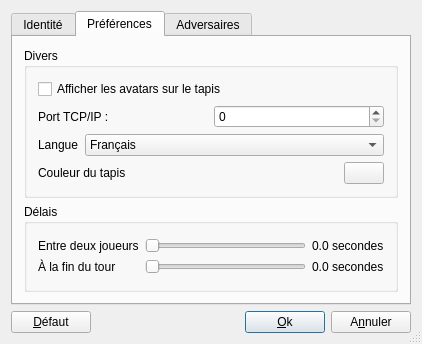
<?xml version="1.0" encoding="UTF-8"?>
<ui version="4.0">
 <class>OptionsUI</class>
 <widget class="QDialog" name="OptionsUI">
  <property name="geometry">
   <rect>
    <x>0</x>
    <y>0</y>
    <width>411</width>
    <height>344</height>
   </rect>
  </property>
  <property name="sizePolicy">
   <sizepolicy hsizetype="Expanding" vsizetype="Expanding">
    <horstretch>0</horstretch>
    <verstretch>0</verstretch>
   </sizepolicy>
  </property>
  <property name="windowTitle">
   <string>Options</string>
  </property>
  <property name="sizeGripEnabled">
   <bool>true</bool>
  </property>
  <layout class="QGridLayout" name="gridLayout_4">
   <item row="0" column="0">
    <widget class="QTabWidget" name="tabWidget_2">
     <property name="currentIndex">
      <number>1</number>
     </property>
     <widget class="QWidget" name="tab_2">
      <attribute name="title">
       <string>Identité</string>
      </attribute>
      <layout class="QGridLayout" name="gridLayout_5">
       <item row="0" column="0">
        <widget class="QGroupBox" name="groupBox_6">
         <property name="title">
          <string>Identité</string>
         </property>
         <layout class="QGridLayout" name="gridLayout_6">
          <item row="0" column="0">
           <layout class="QHBoxLayout" name="horizontalLayout_4">
            <item>
             <layout class="QHBoxLayout" name="_6">
              <property name="spacing">
               <number>6</number>
              </property>
              <property name="margin">
               <number>0</number>
              </property>
              <item>
               <layout class="QVBoxLayout" name="_7">
                <property name="spacing">
                 <number>6</number>
                </property>
                <property name="margin">
                 <number>0</number>
                </property>
                <item>
                 <widget class="QLabel" name="pixSud">
                  <property name="minimumSize">
                   <size>
                    <width>40</width>
                    <height>40</height>
                   </size>
                  </property>
                  <property name="maximumSize">
                   <size>
                    <width>40</width>
                    <height>40</height>
                   </size>
                  </property>
                  <property name="frameShape">
                   <enum>QFrame::Box</enum>
                  </property>
                  <property name="frameShadow">
                   <enum>QFrame::Plain</enum>
                  </property>
                  <property name="text">
                   <string/>
                  </property>
                  <property name="scaledContents">
                   <bool>true</bool>
                  </property>
                  <property name="alignment">
                   <set>Qt::AlignLeading|Qt::AlignLeft|Qt::AlignVCenter</set>
                  </property>
                 </widget>
                </item>
                <item>
                 <widget class="QPushButton" name="btnPixSud">
                  <property name="minimumSize">
                   <size>
                    <width>40</width>
                    <height>0</height>
                   </size>
                  </property>
                  <property name="text">
                   <string/>
                  </property>
                  <property name="icon">
                   <iconset resource="../data/data.qrc">
                    <normaloff>:/images/fileopen.png</normaloff>:/images/fileopen.png</iconset>
                  </property>
                  <property name="autoDefault">
                   <bool>false</bool>
                  </property>
                 </widget>
                </item>
               </layout>
              </item>
              <item>
               <spacer>
                <property name="orientation">
                 <enum>Qt::Horizontal</enum>
                </property>
                <property name="sizeHint" stdset="0">
                 <size>
                  <width>40</width>
                  <height>20</height>
                 </size>
                </property>
               </spacer>
              </item>
              <item>
               <widget class="QGroupBox" name="groupBox_7">
                <property name="title">
                 <string>Sexe</string>
                </property>
                <layout class="QGridLayout" name="_8">
                 <property name="margin">
                  <number>9</number>
                 </property>
                 <property name="spacing">
                  <number>6</number>
                 </property>
                 <item row="0" column="0">
                  <layout class="QVBoxLayout" name="_9">
                   <property name="spacing">
                    <number>6</number>
                   </property>
                   <property name="margin">
                    <number>0</number>
                   </property>
                   <item>
                    <widget class="QRadioButton" name="sexeM">
                     <property name="text">
                      <string>Masculin</string>
                     </property>
                    </widget>
                   </item>
                   <item>
                    <widget class="QRadioButton" name="sexeF">
                     <property name="text">
                      <string>Féminin</string>
                     </property>
                    </widget>
                   </item>
                  </layout>
                 </item>
                </layout>
               </widget>
              </item>
             </layout>
            </item>
            <item>
             <spacer>
              <property name="orientation">
               <enum>Qt::Horizontal</enum>
              </property>
              <property name="sizeHint" stdset="0">
               <size>
                <width>40</width>
                <height>20</height>
               </size>
              </property>
             </spacer>
            </item>
           </layout>
          </item>
          <item row="1" column="0">
           <layout class="QHBoxLayout" name="_10">
            <property name="spacing">
             <number>6</number>
            </property>
            <property name="margin">
             <number>0</number>
            </property>
            <item>
             <widget class="QLabel" name="TextLabel2_3_2">
              <property name="text">
               <string>Pseudonyme :</string>
              </property>
              <property name="alignment">
               <set>Qt::AlignLeading|Qt::AlignLeft|Qt::AlignVCenter</set>
              </property>
             </widget>
            </item>
            <item>
             <widget class="QLineEdit" name="nomJoueurSud">
              <property name="enabled">
               <bool>true</bool>
              </property>
              <property name="maxLength">
               <number>10</number>
              </property>
             </widget>
            </item>
           </layout>
          </item>
          <item row="2" column="0">
           <layout class="QHBoxLayout" name="_11">
            <property name="spacing">
             <number>6</number>
            </property>
            <property name="margin">
             <number>0</number>
            </property>
            <item>
             <widget class="QLabel" name="TextLabel3_2_2">
              <property name="text">
               <string>Citation :</string>
              </property>
             </widget>
            </item>
            <item>
             <widget class="QLineEdit" name="citationSud">
              <property name="enabled">
               <bool>true</bool>
              </property>
              <property name="locale">
               <locale language="French" country="France"/>
              </property>
              <property name="maxLength">
               <number>100</number>
              </property>
             </widget>
            </item>
           </layout>
          </item>
          <item row="3" column="0">
           <spacer>
            <property name="orientation">
             <enum>Qt::Vertical</enum>
            </property>
            <property name="sizeHint" stdset="0">
             <size>
              <width>20</width>
              <height>40</height>
             </size>
            </property>
           </spacer>
          </item>
         </layout>
        </widget>
       </item>
      </layout>
     </widget>
     <widget class="QWidget" name="tab">
      <attribute name="title">
       <string>Préférences</string>
      </attribute>
      <layout class="QGridLayout" name="gridLayout_7">
       <item row="0" column="0">
        <widget class="QGroupBox" name="groupBox_10">
         <property name="title">
          <string>Divers</string>
         </property>
         <layout class="QGridLayout" name="gridLayout_2">
          <item row="0" column="0">
           <widget class="QCheckBox" name="afficheAvatars">
            <property name="text">
             <string>Afficher les avatars sur le tapis</string>
            </property>
           </widget>
          </item>
          <item row="1" column="0">
           <layout class="QHBoxLayout" name="_13">
            <property name="spacing">
             <number>6</number>
            </property>
            <property name="margin">
             <number>0</number>
            </property>
            <item>
             <widget class="QLabel" name="TextLabel1_3">
              <property name="text">
               <string>Port TCP/IP :</string>
              </property>
             </widget>
            </item>
            <item>
             <widget class="QSpinBox" name="portReseau">
              <property name="maximum">
               <number>999999</number>
              </property>
             </widget>
            </item>
           </layout>
          </item>
          <item row="2" column="0">
           <layout class="QHBoxLayout" name="_14">
            <property name="spacing">
             <number>6</number>
            </property>
            <property name="margin">
             <number>0</number>
            </property>
            <item>
             <widget class="QLabel" name="label_4">
              <property name="sizePolicy">
               <sizepolicy hsizetype="Minimum" vsizetype="Preferred">
                <horstretch>0</horstretch>
                <verstretch>0</verstretch>
               </sizepolicy>
              </property>
              <property name="text">
               <string>Langue</string>
              </property>
             </widget>
            </item>
            <item>
             <widget class="QComboBox" name="langList">
              <property name="sizePolicy">
               <sizepolicy hsizetype="MinimumExpanding" vsizetype="Fixed">
                <horstretch>0</horstretch>
                <verstretch>0</verstretch>
               </sizepolicy>
              </property>
              <property name="iconSize">
               <size>
                <width>15</width>
                <height>15</height>
               </size>
              </property>
              <item>
               <property name="text">
                <string>Français</string>
               </property>
              </item>
              <item>
               <property name="text">
                <string>English</string>
               </property>
              </item>
             </widget>
            </item>
           </layout>
          </item>
          <item row="3" column="0">
           <layout class="QHBoxLayout" name="horizontalLayout_3">
            <item>
             <widget class="QLabel" name="label">
              <property name="text">
               <string>Couleur du tapis</string>
              </property>
             </widget>
            </item>
            <item>
             <spacer name="horizontalSpacer">
              <property name="orientation">
               <enum>Qt::Horizontal</enum>
              </property>
              <property name="sizeHint" stdset="0">
               <size>
                <width>40</width>
                <height>20</height>
               </size>
              </property>
             </spacer>
            </item>
            <item>
             <widget class="QPushButton" name="tapisColor">
              <property name="text">
               <string/>
              </property>
             </widget>
            </item>
           </layout>
          </item>
         </layout>
        </widget>
       </item>
       <item row="1" column="0">
        <widget class="QGroupBox" name="groupBox_8">
         <property name="title">
          <string>Délais</string>
         </property>
         <layout class="QGridLayout" name="gridLayout">
          <item row="0" column="0">
           <layout class="QVBoxLayout" name="_4">
            <property name="spacing">
             <number>6</number>
            </property>
            <property name="margin">
             <number>0</number>
            </property>
            <item>
             <widget class="QLabel" name="TextLabel1">
              <property name="text">
               <string>Entre deux joueurs</string>
              </property>
             </widget>
            </item>
            <item>
             <widget class="QLabel" name="TextLabel2">
              <property name="text">
               <string>À la fin du tour</string>
              </property>
             </widget>
            </item>
           </layout>
          </item>
          <item row="0" column="1">
           <layout class="QVBoxLayout" name="_3">
            <property name="spacing">
             <number>6</number>
            </property>
            <property name="margin">
             <number>0</number>
            </property>
            <item>
             <widget class="QSlider" name="slider1">
              <property name="maximum">
               <number>5000</number>
              </property>
              <property name="singleStep">
               <number>100</number>
              </property>
              <property name="pageStep">
               <number>100</number>
              </property>
              <property name="orientation">
               <enum>Qt::Horizontal</enum>
              </property>
             </widget>
            </item>
            <item>
             <widget class="QSlider" name="slider2">
              <property name="maximum">
               <number>5000</number>
              </property>
              <property name="singleStep">
               <number>100</number>
              </property>
              <property name="pageStep">
               <number>100</number>
              </property>
              <property name="orientation">
               <enum>Qt::Horizontal</enum>
              </property>
             </widget>
            </item>
           </layout>
          </item>
          <item row="0" column="2">
           <layout class="QVBoxLayout" name="_2">
            <property name="spacing">
             <number>6</number>
            </property>
            <property name="margin">
             <number>0</number>
            </property>
            <item>
             <widget class="QLabel" name="temps1">
              <property name="text">
               <string>0.0 secondes</string>
              </property>
              <property name="scaledContents">
               <bool>false</bool>
              </property>
              <property name="alignment">
               <set>Qt::AlignLeading|Qt::AlignLeft|Qt::AlignVCenter</set>
              </property>
             </widget>
            </item>
            <item>
             <widget class="QLabel" name="temps2">
              <property name="text">
               <string>0.0 secondes</string>
              </property>
              <property name="scaledContents">
               <bool>false</bool>
              </property>
             </widget>
            </item>
           </layout>
          </item>
         </layout>
        </widget>
       </item>
      </layout>
     </widget>
     <widget class="QWidget" name="tab_5">
      <attribute name="title">
       <string>Adversaires</string>
      </attribute>
      <layout class="QGridLayout" name="gridLayout_3">
       <item row="0" column="0">
        <widget class="QGroupBox" name="groupBox_2">
         <property name="title">
          <string>Joueur Est</string>
         </property>
         <layout class="QGridLayout" name="_16">
          <property name="margin">
           <number>8</number>
          </property>
          <property name="spacing">
           <number>6</number>
          </property>
          <item row="0" column="2">
           <layout class="QVBoxLayout" name="_17">
            <property name="spacing">
             <number>6</number>
            </property>
            <property name="margin">
             <number>0</number>
            </property>
            <item>
             <widget class="QLabel" name="pixEst">
              <property name="minimumSize">
               <size>
                <width>40</width>
                <height>40</height>
               </size>
              </property>
              <property name="maximumSize">
               <size>
                <width>40</width>
                <height>40</height>
               </size>
              </property>
              <property name="frameShape">
               <enum>QFrame::Box</enum>
              </property>
              <property name="frameShadow">
               <enum>QFrame::Plain</enum>
              </property>
              <property name="scaledContents">
               <bool>true</bool>
              </property>
             </widget>
            </item>
            <item>
             <widget class="QPushButton" name="btnPixEst">
              <property name="maximumSize">
               <size>
                <width>40</width>
                <height>16777215</height>
               </size>
              </property>
              <property name="text">
               <string/>
              </property>
              <property name="icon">
               <iconset resource="../data/data.qrc">
                <normaloff>:/images/fileopen.png</normaloff>:/images/fileopen.png</iconset>
              </property>
             </widget>
            </item>
           </layout>
          </item>
          <item row="0" column="1">
           <layout class="QVBoxLayout" name="_18">
            <property name="spacing">
             <number>6</number>
            </property>
            <property name="margin">
             <number>0</number>
            </property>
            <item>
             <widget class="QLineEdit" name="nomJoueurEst">
              <property name="enabled">
               <bool>true</bool>
              </property>
              <property name="maxLength">
               <number>10</number>
              </property>
             </widget>
            </item>
            <item>
             <widget class="QComboBox" name="niveauEst"/>
            </item>
           </layout>
          </item>
          <item row="0" column="0">
           <layout class="QVBoxLayout" name="_19">
            <property name="spacing">
             <number>6</number>
            </property>
            <property name="margin">
             <number>0</number>
            </property>
            <item>
             <widget class="QLabel" name="label_2">
              <property name="text">
               <string>Nom</string>
              </property>
             </widget>
            </item>
            <item>
             <widget class="QLabel" name="label_3">
              <property name="text">
               <string>Niveau</string>
              </property>
             </widget>
            </item>
           </layout>
          </item>
         </layout>
        </widget>
       </item>
       <item row="0" column="1" rowspan="2">
        <widget class="QGroupBox" name="groupBox_3">
         <property name="title">
          <string>Joueur Nord</string>
         </property>
         <layout class="QGridLayout" name="_20">
          <property name="margin">
           <number>8</number>
          </property>
          <property name="spacing">
           <number>6</number>
          </property>
          <item row="0" column="0">
           <layout class="QVBoxLayout" name="_21">
            <property name="spacing">
             <number>6</number>
            </property>
            <property name="margin">
             <number>0</number>
            </property>
            <item>
             <widget class="QLabel" name="label_2_2">
              <property name="text">
               <string>Nom</string>
              </property>
             </widget>
            </item>
            <item>
             <widget class="QLabel" name="label_3_2">
              <property name="text">
               <string>Niveau</string>
              </property>
             </widget>
            </item>
           </layout>
          </item>
          <item row="0" column="2">
           <layout class="QVBoxLayout" name="_22">
            <property name="spacing">
             <number>6</number>
            </property>
            <property name="margin">
             <number>0</number>
            </property>
            <item>
             <widget class="QLabel" name="pixNord">
              <property name="minimumSize">
               <size>
                <width>40</width>
                <height>40</height>
               </size>
              </property>
              <property name="maximumSize">
               <size>
                <width>40</width>
                <height>40</height>
               </size>
              </property>
              <property name="frameShape">
               <enum>QFrame::Box</enum>
              </property>
              <property name="frameShadow">
               <enum>QFrame::Plain</enum>
              </property>
              <property name="scaledContents">
               <bool>true</bool>
              </property>
             </widget>
            </item>
            <item>
             <widget class="QPushButton" name="btnPixNord">
              <property name="maximumSize">
               <size>
                <width>40</width>
                <height>16777215</height>
               </size>
              </property>
              <property name="text">
               <string/>
              </property>
              <property name="icon">
               <iconset resource="../data/data.qrc">
                <normaloff>:/images/fileopen.png</normaloff>:/images/fileopen.png</iconset>
              </property>
             </widget>
            </item>
           </layout>
          </item>
          <item row="0" column="1">
           <layout class="QVBoxLayout" name="_23">
            <property name="spacing">
             <number>6</number>
            </property>
            <property name="margin">
             <number>0</number>
            </property>
            <item>
             <widget class="QLineEdit" name="nomJoueurNord">
              <property name="enabled">
               <bool>true</bool>
              </property>
              <property name="maxLength">
               <number>10</number>
              </property>
             </widget>
            </item>
            <item>
             <widget class="QComboBox" name="niveauNord"/>
            </item>
           </layout>
          </item>
         </layout>
        </widget>
       </item>
       <item row="1" column="0" rowspan="2">
        <widget class="QGroupBox" name="groupBox_4">
         <property name="title">
          <string>Joueur Ouest</string>
         </property>
         <layout class="QGridLayout" name="_24">
          <property name="margin">
           <number>8</number>
          </property>
          <property name="spacing">
           <number>6</number>
          </property>
          <item row="0" column="0">
           <layout class="QVBoxLayout" name="_25">
            <property name="spacing">
             <number>6</number>
            </property>
            <property name="margin">
             <number>0</number>
            </property>
            <item>
             <widget class="QLabel" name="label_2_3">
              <property name="text">
               <string>Nom</string>
              </property>
             </widget>
            </item>
            <item>
             <widget class="QLabel" name="label_3_3">
              <property name="text">
               <string>Niveau</string>
              </property>
             </widget>
            </item>
           </layout>
          </item>
          <item row="0" column="1">
           <layout class="QVBoxLayout" name="_26">
            <property name="spacing">
             <number>6</number>
            </property>
            <property name="margin">
             <number>0</number>
            </property>
            <item>
             <widget class="QLineEdit" name="nomJoueurOuest">
              <property name="enabled">
               <bool>true</bool>
              </property>
              <property name="maxLength">
               <number>10</number>
              </property>
             </widget>
            </item>
            <item>
             <widget class="QComboBox" name="niveauOuest"/>
            </item>
           </layout>
          </item>
          <item row="0" column="2">
           <layout class="QVBoxLayout" name="_27">
            <property name="spacing">
             <number>6</number>
            </property>
            <property name="margin">
             <number>0</number>
            </property>
            <item>
             <widget class="QLabel" name="pixOuest">
              <property name="minimumSize">
               <size>
                <width>40</width>
                <height>40</height>
               </size>
              </property>
              <property name="maximumSize">
               <size>
                <width>40</width>
                <height>40</height>
               </size>
              </property>
              <property name="frameShape">
               <enum>QFrame::Box</enum>
              </property>
              <property name="frameShadow">
               <enum>QFrame::Plain</enum>
              </property>
              <property name="scaledContents">
               <bool>true</bool>
              </property>
             </widget>
            </item>
            <item>
             <widget class="QPushButton" name="btnPixOuest">
              <property name="maximumSize">
               <size>
                <width>40</width>
                <height>16777215</height>
               </size>
              </property>
              <property name="text">
               <string/>
              </property>
              <property name="icon">
               <iconset resource="../data/data.qrc">
                <normaloff>:/images/fileopen.png</normaloff>:/images/fileopen.png</iconset>
              </property>
              <property name="autoDefault">
               <bool>true</bool>
              </property>
              <property name="default">
               <bool>false</bool>
              </property>
             </widget>
            </item>
           </layout>
          </item>
         </layout>
        </widget>
       </item>
       <item row="2" column="1">
        <widget class="QGroupBox" name="groupBox_5">
         <property name="title">
          <string>Joueur Nord Ouest</string>
         </property>
         <layout class="QGridLayout" name="_28">
          <property name="margin">
           <number>8</number>
          </property>
          <property name="spacing">
           <number>6</number>
          </property>
          <item row="0" column="0">
           <layout class="QVBoxLayout" name="_29">
            <property name="spacing">
             <number>6</number>
            </property>
            <property name="margin">
             <number>0</number>
            </property>
            <item>
             <widget class="QLabel" name="label_2_3_2">
              <property name="text">
               <string>Nom</string>
              </property>
             </widget>
            </item>
            <item>
             <widget class="QLabel" name="label_3_3_2">
              <property name="text">
               <string>Niveau</string>
              </property>
             </widget>
            </item>
           </layout>
          </item>
          <item row="0" column="2">
           <layout class="QVBoxLayout" name="_30">
            <property name="spacing">
             <number>6</number>
            </property>
            <property name="margin">
             <number>0</number>
            </property>
            <item>
             <widget class="QLabel" name="pixNordOuest">
              <property name="minimumSize">
               <size>
                <width>40</width>
                <height>40</height>
               </size>
              </property>
              <property name="maximumSize">
               <size>
                <width>40</width>
                <height>40</height>
               </size>
              </property>
              <property name="frameShape">
               <enum>QFrame::Box</enum>
              </property>
              <property name="frameShadow">
               <enum>QFrame::Plain</enum>
              </property>
              <property name="text">
               <string/>
              </property>
              <property name="scaledContents">
               <bool>true</bool>
              </property>
             </widget>
            </item>
            <item>
             <widget class="QPushButton" name="btnPixNordOuest">
              <property name="maximumSize">
               <size>
                <width>40</width>
                <height>16777215</height>
               </size>
              </property>
              <property name="text">
               <string/>
              </property>
              <property name="icon">
               <iconset resource="../data/data.qrc">
                <normaloff>:/images/fileopen.png</normaloff>:/images/fileopen.png</iconset>
              </property>
              <property name="autoDefault">
               <bool>true</bool>
              </property>
              <property name="default">
               <bool>false</bool>
              </property>
             </widget>
            </item>
           </layout>
          </item>
          <item row="0" column="1">
           <layout class="QVBoxLayout" name="_31">
            <property name="spacing">
             <number>6</number>
            </property>
            <property name="margin">
             <number>0</number>
            </property>
            <item>
             <widget class="QLineEdit" name="nomJoueurNordOuest">
              <property name="enabled">
               <bool>true</bool>
              </property>
              <property name="maxLength">
               <number>10</number>
              </property>
             </widget>
            </item>
            <item>
             <widget class="QComboBox" name="niveauNordOuest"/>
            </item>
           </layout>
          </item>
         </layout>
        </widget>
       </item>
       <item row="3" column="0">
        <spacer name="verticalSpacer">
         <property name="orientation">
          <enum>Qt::Vertical</enum>
         </property>
         <property name="sizeHint" stdset="0">
          <size>
           <width>20</width>
           <height>128</height>
          </size>
         </property>
        </spacer>
       </item>
      </layout>
     </widget>
    </widget>
   </item>
   <item row="1" column="0">
    <layout class="QHBoxLayout" name="horizontalLayout_2">
     <item>
      <widget class="QPushButton" name="btnDefaut">
       <property name="text">
        <string>&amp;Défaut</string>
       </property>
      </widget>
     </item>
     <item>
      <spacer>
       <property name="orientation">
        <enum>Qt::Horizontal</enum>
       </property>
       <property name="sizeType">
        <enum>QSizePolicy::Expanding</enum>
       </property>
       <property name="sizeHint" stdset="0">
        <size>
         <width>20</width>
         <height>20</height>
        </size>
       </property>
      </spacer>
     </item>
     <item>
      <widget class="QPushButton" name="btnOk">
       <property name="text">
        <string>&amp;Ok</string>
       </property>
       <property name="shortcut">
        <string>Alt+O</string>
       </property>
       <property name="autoDefault">
        <bool>true</bool>
       </property>
       <property name="default">
        <bool>true</bool>
       </property>
      </widget>
     </item>
     <item>
      <widget class="QPushButton" name="btnAnnuler">
       <property name="text">
        <string>A&amp;nnuler</string>
       </property>
       <property name="autoDefault">
        <bool>true</bool>
       </property>
      </widget>
     </item>
    </layout>
   </item>
  </layout>
 </widget>
 <layoutdefault spacing="6" margin="11"/>
 <tabstops>
  <tabstop>btnOk</tabstop>
  <tabstop>btnDefaut</tabstop>
  <tabstop>btnAnnuler</tabstop>
 </tabstops>
 <resources>
  <include location="../data/data.qrc"/>
 </resources>
 <connections>
  <connection>
   <sender>btnOk</sender>
   <signal>clicked()</signal>
   <receiver>OptionsUI</receiver>
   <slot>accept()</slot>
   <hints>
    <hint type="sourcelabel">
     <x>464</x>
     <y>487</y>
    </hint>
    <hint type="destinationlabel">
     <x>200</x>
     <y>444</y>
    </hint>
   </hints>
  </connection>
  <connection>
   <sender>btnAnnuler</sender>
   <signal>clicked()</signal>
   <receiver>OptionsUI</receiver>
   <slot>reject()</slot>
   <hints>
    <hint type="sourcelabel">
     <x>552</x>
     <y>487</y>
    </hint>
    <hint type="destinationlabel">
     <x>282</x>
     <y>441</y>
    </hint>
   </hints>
  </connection>
 </connections>
</ui>
